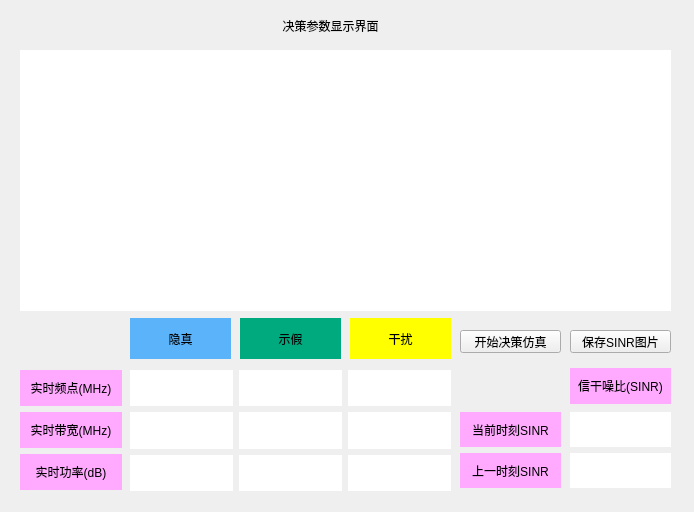
<?xml version="1.0" encoding="UTF-8"?>
<ui version="4.0">
 <class>decision_display</class>
 <widget class="QWidget" name="decision_display">
  <property name="geometry">
   <rect>
    <x>0</x>
    <y>0</y>
    <width>694</width>
    <height>512</height>
   </rect>
  </property>
  <property name="minimumSize">
   <size>
    <width>694</width>
    <height>512</height>
   </size>
  </property>
  <property name="maximumSize">
   <size>
    <width>1120</width>
    <height>625</height>
   </size>
  </property>
  <property name="windowTitle">
   <string>Form</string>
  </property>
  <widget class="QLabel" name="label_10">
   <property name="geometry">
    <rect>
     <x>20</x>
     <y>50</y>
     <width>651</width>
     <height>261</height>
    </rect>
   </property>
   <property name="styleSheet">
    <string notr="true">background-color:rgb(255, 255, 255);</string>
   </property>
   <property name="text">
    <string/>
   </property>
   <property name="alignment">
    <set>Qt::AlignCenter</set>
   </property>
  </widget>
  <widget class="QLabel" name="label_22">
   <property name="geometry">
    <rect>
     <x>260</x>
     <y>10</y>
     <width>141</width>
     <height>31</height>
    </rect>
   </property>
   <property name="styleSheet">
    <string notr="true">font: 11pt &quot;Adobe Arabic&quot;;</string>
   </property>
   <property name="text">
    <string>决策参数显示界面</string>
   </property>
   <property name="textFormat">
    <enum>Qt::AutoText</enum>
   </property>
   <property name="alignment">
    <set>Qt::AlignCenter</set>
   </property>
  </widget>
  <widget class="QLabel" name="label_1">
   <property name="geometry">
    <rect>
     <x>130</x>
     <y>318</y>
     <width>101</width>
     <height>41</height>
    </rect>
   </property>
   <property name="styleSheet">
    <string notr="true">background-color: rgb(91, 179, 250);
font: 16pt &quot;Adobe Arabic&quot;;</string>
   </property>
   <property name="text">
    <string>隐真</string>
   </property>
   <property name="textFormat">
    <enum>Qt::AutoText</enum>
   </property>
   <property name="alignment">
    <set>Qt::AlignCenter</set>
   </property>
  </widget>
  <widget class="QLabel" name="label_2">
   <property name="geometry">
    <rect>
     <x>240</x>
     <y>318</y>
     <width>101</width>
     <height>41</height>
    </rect>
   </property>
   <property name="styleSheet">
    <string notr="true">background-color: rgb(0, 170, 127);
font: 16pt &quot;Adobe Arabic&quot;;</string>
   </property>
   <property name="text">
    <string>示假</string>
   </property>
   <property name="textFormat">
    <enum>Qt::AutoText</enum>
   </property>
   <property name="alignment">
    <set>Qt::AlignCenter</set>
   </property>
  </widget>
  <widget class="QLabel" name="label_3">
   <property name="geometry">
    <rect>
     <x>350</x>
     <y>318</y>
     <width>101</width>
     <height>41</height>
    </rect>
   </property>
   <property name="styleSheet">
    <string notr="true">background-color: rgb(255, 255, 0);
font: 16pt &quot;Adobe Arabic&quot;;</string>
   </property>
   <property name="text">
    <string>干扰</string>
   </property>
   <property name="textFormat">
    <enum>Qt::AutoText</enum>
   </property>
   <property name="alignment">
    <set>Qt::AlignCenter</set>
   </property>
  </widget>
  <widget class="QLabel" name="label_11">
   <property name="geometry">
    <rect>
     <x>20</x>
     <y>412</y>
     <width>102</width>
     <height>36</height>
    </rect>
   </property>
   <property name="minimumSize">
    <size>
     <width>102</width>
     <height>36</height>
    </size>
   </property>
   <property name="maximumSize">
    <size>
     <width>102</width>
     <height>36</height>
    </size>
   </property>
   <property name="styleSheet">
    <string notr="true">background-color:rgb(255, 170, 255)</string>
   </property>
   <property name="text">
    <string>实时带宽(MHz)</string>
   </property>
   <property name="textFormat">
    <enum>Qt::AutoText</enum>
   </property>
   <property name="alignment">
    <set>Qt::AlignCenter</set>
   </property>
  </widget>
  <widget class="QLabel" name="label_9">
   <property name="geometry">
    <rect>
     <x>20</x>
     <y>454</y>
     <width>102</width>
     <height>36</height>
    </rect>
   </property>
   <property name="styleSheet">
    <string notr="true">background-color:rgb(255, 170, 255)</string>
   </property>
   <property name="text">
    <string>实时功率(dB)</string>
   </property>
   <property name="textFormat">
    <enum>Qt::AutoText</enum>
   </property>
   <property name="alignment">
    <set>Qt::AlignCenter</set>
   </property>
  </widget>
  <widget class="QLabel" name="label_8">
   <property name="geometry">
    <rect>
     <x>20</x>
     <y>370</y>
     <width>102</width>
     <height>36</height>
    </rect>
   </property>
   <property name="minimumSize">
    <size>
     <width>102</width>
     <height>0</height>
    </size>
   </property>
   <property name="styleSheet">
    <string notr="true">background-color:rgb(255, 170, 255)</string>
   </property>
   <property name="text">
    <string>实时频点(MHz)</string>
   </property>
   <property name="textFormat">
    <enum>Qt::AutoText</enum>
   </property>
   <property name="alignment">
    <set>Qt::AlignCenter</set>
   </property>
  </widget>
  <widget class="QWidget" name="layoutWidget_2">
   <property name="geometry">
    <rect>
     <x>130</x>
     <y>370</y>
     <width>321</width>
     <height>121</height>
    </rect>
   </property>
   <layout class="QGridLayout" name="gridLayout_3">
    <property name="leftMargin">
     <number>0</number>
    </property>
    <property name="horizontalSpacing">
     <number>6</number>
    </property>
    <item row="0" column="0">
     <widget class="QLabel" name="label_13">
      <property name="styleSheet">
       <string notr="true">background-color:rgb(255, 255, 255);
font: 75 14pt &quot;Times New Roman&quot;;</string>
      </property>
      <property name="text">
       <string/>
      </property>
      <property name="alignment">
       <set>Qt::AlignCenter</set>
      </property>
     </widget>
    </item>
    <item row="2" column="0">
     <widget class="QLabel" name="label_15">
      <property name="styleSheet">
       <string notr="true">background-color:rgb(255, 255, 255);
font: 75 14pt &quot;Times New Roman&quot;;</string>
      </property>
      <property name="text">
       <string/>
      </property>
      <property name="alignment">
       <set>Qt::AlignCenter</set>
      </property>
     </widget>
    </item>
    <item row="0" column="1">
     <widget class="QLabel" name="label_16">
      <property name="styleSheet">
       <string notr="true">background-color:rgb(255, 255, 255);
font: 75 14pt &quot;Times New Roman&quot;;</string>
      </property>
      <property name="alignment">
       <set>Qt::AlignCenter</set>
      </property>
     </widget>
    </item>
    <item row="2" column="1">
     <widget class="QLabel" name="label_18">
      <property name="styleSheet">
       <string notr="true">background-color:rgb(255, 255, 255);
font: 75 14pt &quot;Times New Roman&quot;;
</string>
      </property>
      <property name="text">
       <string/>
      </property>
      <property name="alignment">
       <set>Qt::AlignCenter</set>
      </property>
     </widget>
    </item>
    <item row="2" column="2">
     <widget class="QLabel" name="label_21">
      <property name="styleSheet">
       <string notr="true">background-color:rgb(255, 255, 255);
font: 75 14pt &quot;Times New Roman&quot;;</string>
      </property>
      <property name="text">
       <string/>
      </property>
      <property name="alignment">
       <set>Qt::AlignCenter</set>
      </property>
     </widget>
    </item>
    <item row="0" column="2">
     <widget class="QLabel" name="label_19">
      <property name="styleSheet">
       <string notr="true">background-color:rgb(255, 255, 255);
font: 75 14pt &quot;Times New Roman&quot;;</string>
      </property>
      <property name="text">
       <string/>
      </property>
      <property name="alignment">
       <set>Qt::AlignCenter</set>
      </property>
     </widget>
    </item>
    <item row="1" column="2">
     <widget class="QLabel" name="label_20">
      <property name="styleSheet">
       <string notr="true">background-color:rgb(255, 255, 255);
font: 75 14pt &quot;Times New Roman&quot;;</string>
      </property>
      <property name="text">
       <string/>
      </property>
      <property name="alignment">
       <set>Qt::AlignCenter</set>
      </property>
     </widget>
    </item>
    <item row="1" column="0">
     <widget class="QLabel" name="label_14">
      <property name="styleSheet">
       <string notr="true">background-color:rgb(255, 255, 255);
font: 75 14pt &quot;Times New Roman&quot;;</string>
      </property>
      <property name="text">
       <string/>
      </property>
      <property name="alignment">
       <set>Qt::AlignCenter</set>
      </property>
     </widget>
    </item>
    <item row="1" column="1">
     <widget class="QLabel" name="label_17">
      <property name="styleSheet">
       <string notr="true">background-color:rgb(255, 255, 255);
font: 75 14pt &quot;Times New Roman&quot;;</string>
      </property>
      <property name="text">
       <string/>
      </property>
      <property name="alignment">
       <set>Qt::AlignCenter</set>
      </property>
     </widget>
    </item>
   </layout>
  </widget>
  <widget class="QPushButton" name="pushButton">
   <property name="geometry">
    <rect>
     <x>460</x>
     <y>330</y>
     <width>101</width>
     <height>23</height>
    </rect>
   </property>
   <property name="text">
    <string>开始决策仿真</string>
   </property>
  </widget>
  <widget class="QPushButton" name="pushButton_2">
   <property name="geometry">
    <rect>
     <x>570</x>
     <y>330</y>
     <width>101</width>
     <height>23</height>
    </rect>
   </property>
   <property name="text">
    <string>保存SINR图片</string>
   </property>
  </widget>
  <widget class="QLabel" name="label_27">
   <property name="geometry">
    <rect>
     <x>460</x>
     <y>453</y>
     <width>101</width>
     <height>35</height>
    </rect>
   </property>
   <property name="styleSheet">
    <string notr="true">background-color:rgb(255, 170, 255)</string>
   </property>
   <property name="text">
    <string>上一时刻SINR</string>
   </property>
   <property name="alignment">
    <set>Qt::AlignCenter</set>
   </property>
  </widget>
  <widget class="QLabel" name="label_24">
   <property name="geometry">
    <rect>
     <x>570</x>
     <y>412</y>
     <width>101</width>
     <height>35</height>
    </rect>
   </property>
   <property name="styleSheet">
    <string notr="true">background-color:rgb(255, 255, 255);
font: 75 14pt &quot;Times New Roman&quot;;</string>
   </property>
   <property name="text">
    <string/>
   </property>
   <property name="alignment">
    <set>Qt::AlignCenter</set>
   </property>
  </widget>
  <widget class="QLabel" name="label_23">
   <property name="geometry">
    <rect>
     <x>570</x>
     <y>368</y>
     <width>101</width>
     <height>36</height>
    </rect>
   </property>
   <property name="styleSheet">
    <string notr="true">background-color:rgb(255, 170, 255)</string>
   </property>
   <property name="text">
    <string>信干噪比(SINR)</string>
   </property>
   <property name="textFormat">
    <enum>Qt::AutoText</enum>
   </property>
   <property name="alignment">
    <set>Qt::AlignCenter</set>
   </property>
  </widget>
  <widget class="QLabel" name="label_25">
   <property name="geometry">
    <rect>
     <x>570</x>
     <y>453</y>
     <width>101</width>
     <height>35</height>
    </rect>
   </property>
   <property name="styleSheet">
    <string notr="true">background-color:rgb(255, 255, 255);
font: 75 14pt &quot;Times New Roman&quot;;</string>
   </property>
   <property name="text">
    <string/>
   </property>
   <property name="alignment">
    <set>Qt::AlignCenter</set>
   </property>
  </widget>
  <widget class="QLabel" name="label_26">
   <property name="geometry">
    <rect>
     <x>460</x>
     <y>412</y>
     <width>101</width>
     <height>35</height>
    </rect>
   </property>
   <property name="styleSheet">
    <string notr="true">background-color:rgb(255, 170, 255)</string>
   </property>
   <property name="text">
    <string>当前时刻SINR</string>
   </property>
   <property name="alignment">
    <set>Qt::AlignCenter</set>
   </property>
  </widget>
 </widget>
 <resources/>
 <connections/>
</ui>
